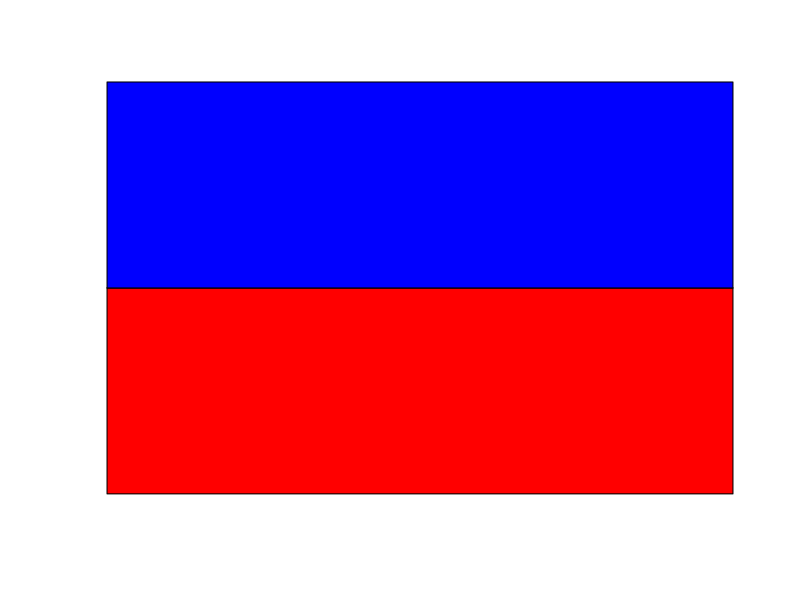
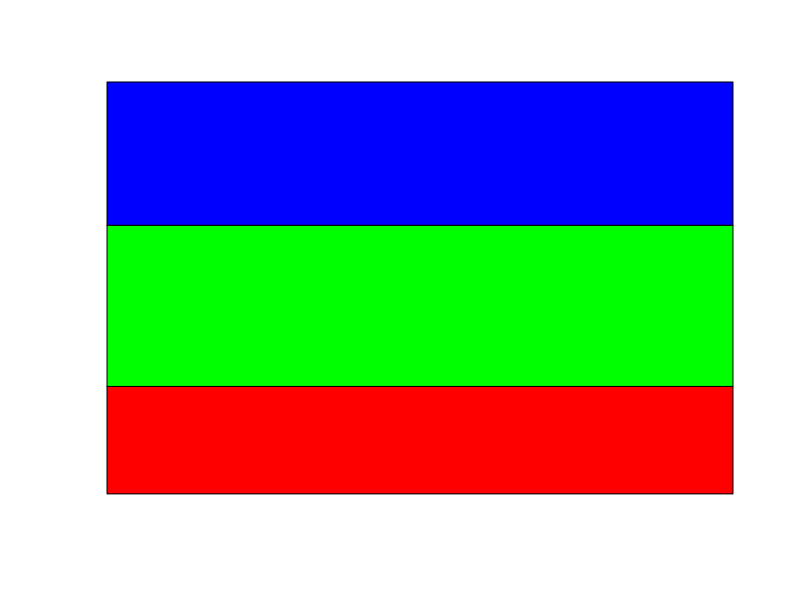
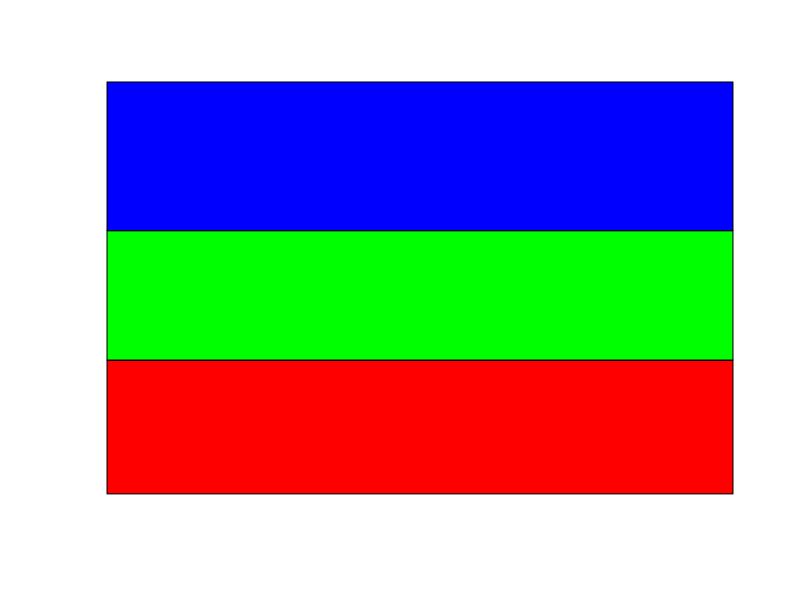
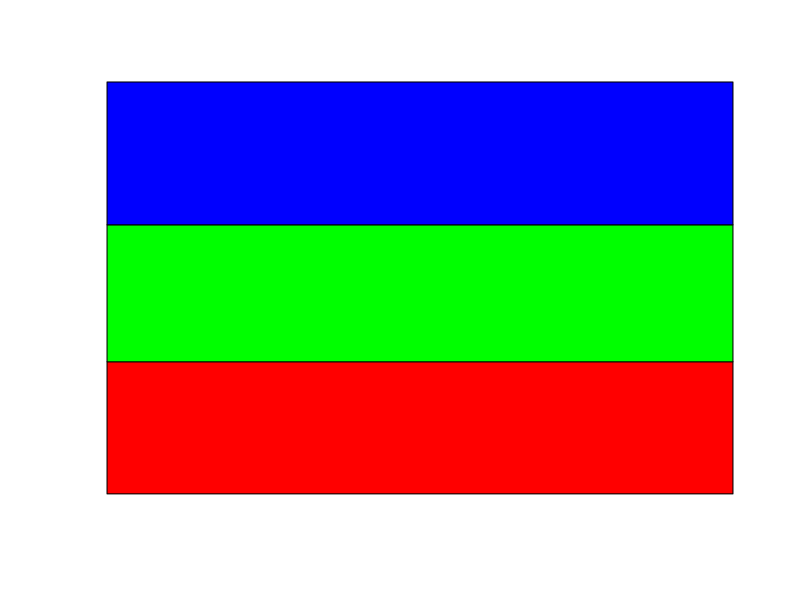
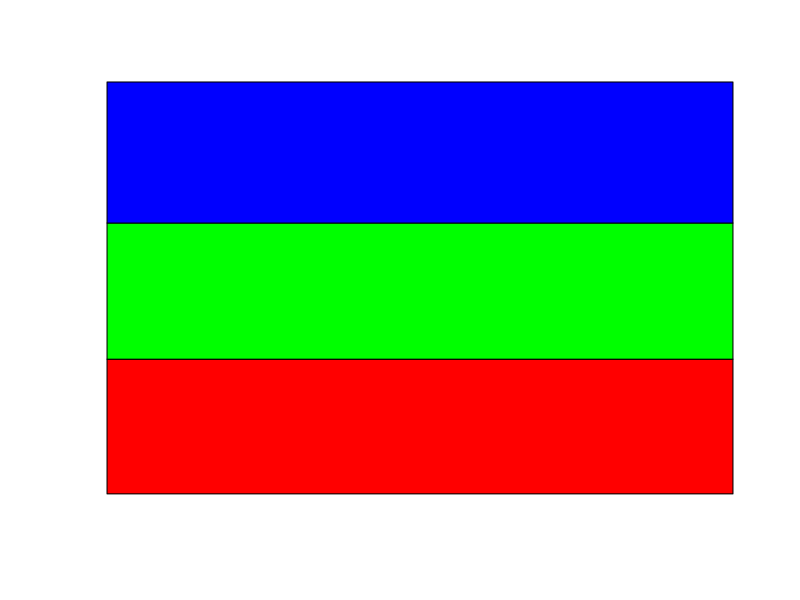
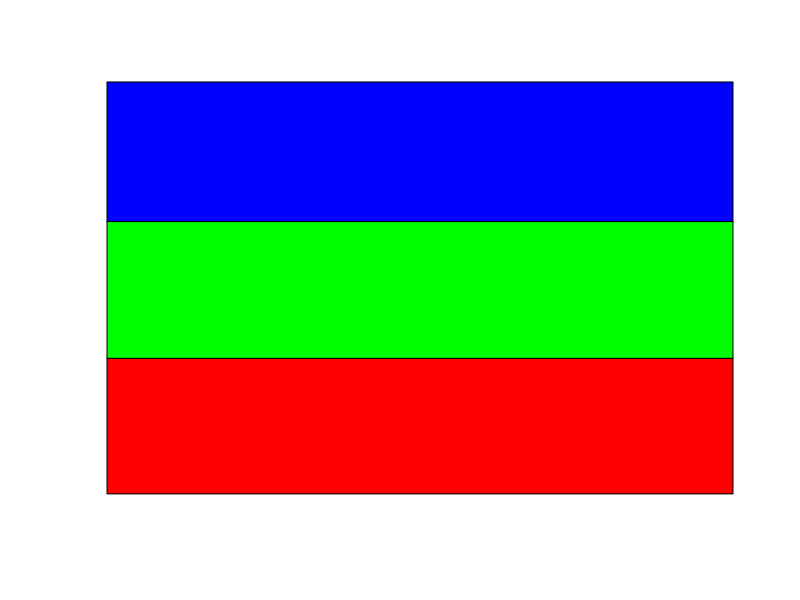
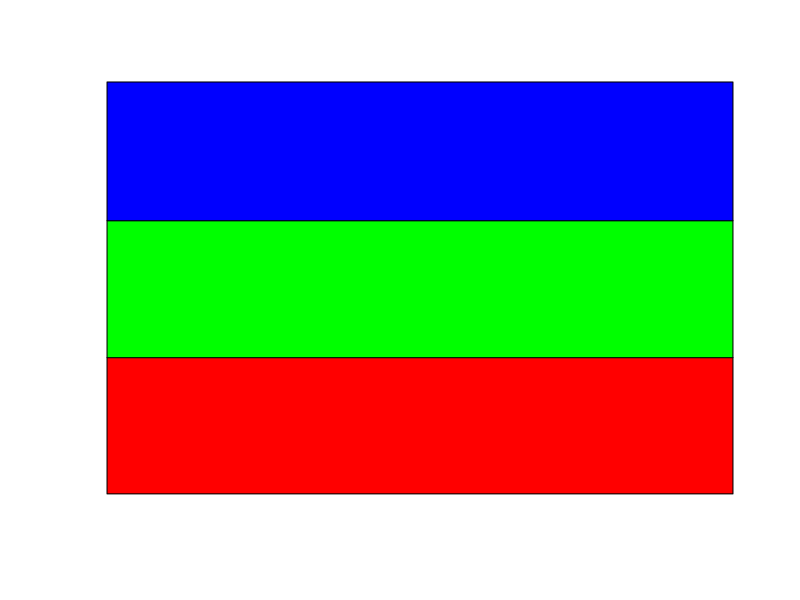
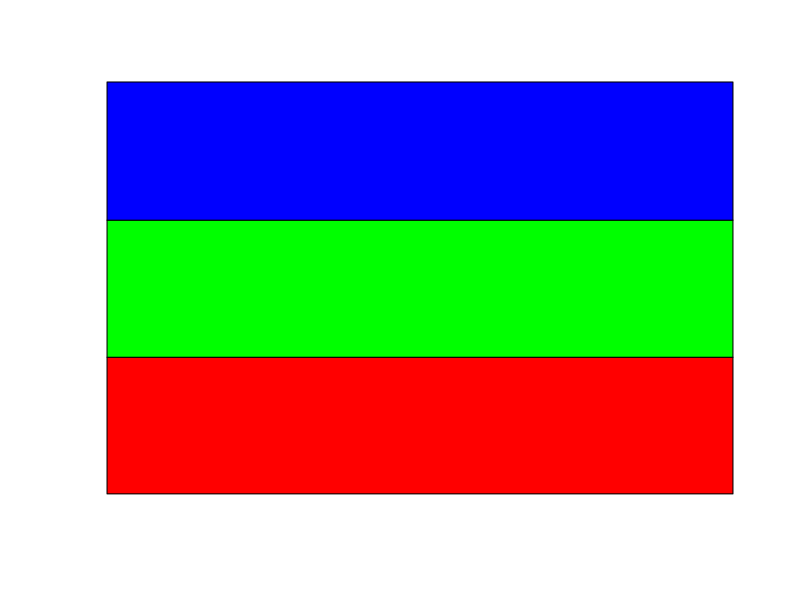

The R script that drew these images, in order:
# Write a program that simulates a discrete time stochastic process
# Output plots of the distribution.

discrete_markov <- function(iterations) {
  # Initial Distribution
  p_0 = c(0.5, 0, 0.5)
  
  # Transition Matrix
  P = matrix(c(1/2, 1/2, 0,
               1/2, 1/4, 1/4,
               0, 1/3, 2/3), nrow=3, ncol=3, byrow=TRUE)
  # P is the wrong way round
  P <- t(P)
  
  for (i in vector(length=iterations)) {
    # Reshape for the barplot
    p_reshape <- matrix(p_0, nrow=3, ncol=1)
    barplot(p_reshape, col=c("red", "green", "blue"), axes=FALSE)
    
    # Make the transition
    p_0 <- p_0 %*% P
    Sys.sleep(0.1)
  }
}

discrete_markov(100)
